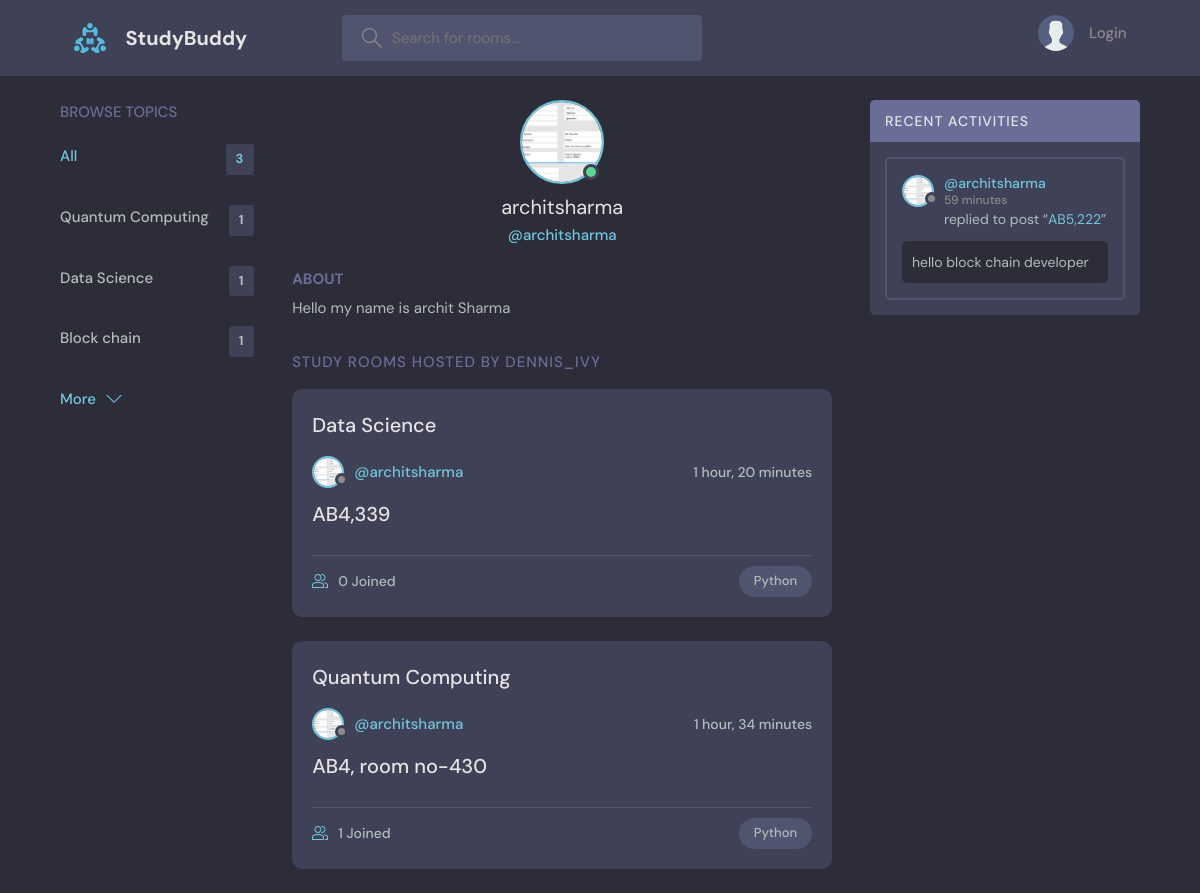
Screenshot of /user-profile/1 with the database file from the repository.
### base/models.py (models this page shows, shortened)
class Topic(models.Model):
    name = models.CharField(max_length=200)

class User(AbstractUser):
    name = models.CharField(max_length=200, null=True)
    email = models.EmailField(unique=True, null=True)
    bio = models.TextField(null=True)
    avatar = models.ImageField(null=True, default="avatar.svg")
    USERNAME_FIELD = 'email'
    REQUIRED_FIELDS = []

class Room(models.Model):
    host = models.ForeignKey(User, on_delete=models.SET_NULL, null=True)
    topic = models.ForeignKey(Topic, on_delete=models.SET_NULL, null=True)
    name = models.CharField(max_length=200)
    description = models.TextField(null=True, blank=True)
    participants = models.ManyToManyField(User,
                                          related_name="participants",
                                          blank=True)
    updated = models.DateTimeField(auto_now=True)
    created = models.DateTimeField(auto_now_add=True)
    class Meta:
        ordering = ['-updated', '-created']
    def __str__(self):
        return self.name

class Message(models.Model):
    user = models.ForeignKey(User, on_delete=models.CASCADE,related_name="messages")
    room = models.ForeignKey(Room, on_delete=models.CASCADE)
    body = models.TextField()
    updated = models.DateTimeField(auto_now=True)
    created = models.DateTimeField(auto_now_add=True)
    class Meta:
        ordering = ['-updated', '-created']

### base/views.py (the view)
# urls.py: path('user-profile/<int:user_id>', views.userProfile, name='user-profile'),
def userProfile(request, user_id):
    user = User.objects.get(pk=user_id)
    rooms = user.room_set.all()
    topics = Topic.objects.all()
    room_messages = user.messages.all()
    context = {
        'user': user,
        'rooms': rooms,
        'topics': topics,
        'room_messages': room_messages
    }
    return render(request, 'base/user_profile.html', context)

### base/templates/base/user_profile.html (shortened to what this page needs)
{% extends 'main.html' %}
{% block content %}
  <main class="profile-page layout layout--3">
    <div class="container">
      {% include 'base/topics_component.html' %}
      <div class="roomList">
        <div class="profile">
          <div class="profile__avatar">
            <div class="avatar avatar--large active">
              <img src="{{user.avatar.url }}" />
            </div>
          </div>
          <div class="profile__info">
            <h3>{{ user.username }}</h3>
            <p>@{{user.username }}</p>
          </div>
          <div class="profile__about">
            <h3>About</h3>
            <p>{{user.bio}}
            </p>
          </div>
        </div>
        <div class="roomList__header">
          <div>
            <h2>Study Rooms Hosted by dennis_ivy</a>
            </h2>
          </div>
        </div>
        {% include 'base/feed_component.html' %}
    </div>
    {% include 'base/recent_activities_component.html' %}
  </main>
{% endblock %}

### base/templates/base/topics_component.html
<div class="topics">
  <div class="topics__header">
    <h2>Browse Topics</h2>
  </div>
  <ul class="topics__list">
    <li>
      <a href="{% url 'base:home' %}" class="active"
        >All <span>{{ topics.count }}</span></a
      >
    </li>
    {% for topic in topics %}
    <li>
      <a href="{% url 'base:home' %}?q={{ topic.name }}"
        >{{ topic.name }} <span>{{ topic.room_set.all.count }}</span></a
      >
    </li>
    {% endfor %}
  </ul>
  <a class="btn btn--link" href="{% url 'base:topics' %}">
    More
    <svg
      version="1.1"
      xmlns="http://www.w3.org/2000/svg"
      width="32"
      height="32"
      viewBox="0 0 32 32"
    >
      <title>chevron-down</title>
      <path d="M16 21l-13-13h-3l16 16 16-16h-3l-13 13z"></path>
    </svg>
  </a>
</div>

### base/templates/base/feed_component.html (shortened to what this page needs)
{% for room in rooms %}
<div class="roomListRoom">
  <h1 class="roomListRoom-title">{{room.topic.name}}</h1>
  <div class="roomListRoom__header">
    <a href="{% url 'base:user-profile' room.host.id %}" class="roomListRoom__author">
      <div class="avatar avatar--small">
        <img src="{{ room.host.avatar.url }}" />
      </div>
      <span>@{{ room.host.username }}</span>
    </a>
    <div class="roomListRoom__actions">
      <span>{{ room.created | timesince }}</span>
    </div>
  </div>
  <div class="roomListRoom__content">
    <a href="{% url 'base:room' room.id %}">
      {{ room.name }}
    </a>
  </div>
  <div class="roomListRoom__meta">
    <a href="{% url 'base:room' room.id %}" class="roomListRoom__joined">
      {{ room.participants.all.count }} Joined
    </a>
    <p class="roomListRoom__topic">Python</p>
  </div>
</div>
{% endfor %}

### base/templates/base/recent_activities_component.html (shortened to what this page needs)
<div class="activities">
  <div class="activities__header">
    <h2>Recent Activities</h2>
  </div>
  {% for message in room_messages %}
  <div class="activities__box">
    <div class="activities__boxHeader roomListRoom__header">
      <a href="{% url 'base:user-profile' message.user.id %}" class="roomListRoom__author">
        <div class="avatar avatar--small">
          <img src="{{ message.user.avatar.url }}" />
        </div>
        <p>
          @{{ message.user.username }}
          <span>{{ message.created | timesince }}</span>
        </p>
      </a>
    </div>
    <div class="activities__boxContent">
      <p>
        replied to post “<a href="{% url 'base:room' message.room.id %}">{{ message.room }}</a>”
      </p>
      <div class="activities__boxRoomContent">
        {{ message.body }}
      </div>
    </div>
  </div>
  {% endfor %}
</div>

### rows the page displays
Topic: name "Quantum Computing", room_set.all.count "1"
Topic: name "Data Science", room_set.all.count "1"
Topic: name "Block chain", room_set.all.count "1"
User: avatar (picture), username "architsharma", bio "Hello my name is archit Sharma"
Room: topic.name "Data Science", host.avatar (picture), host.username "architsharma", created "1 hour, 20 minutes", name "AB4,339", participants.all.count "0"
Room: topic.name "Quantum Computing", host.avatar (picture), host.username "architsharma", created "1 hour, 34 minutes", name "AB4, room no-430", participants.all.count "1"
Message: user.avatar (picture), user.username "architsharma", created "59 minutes", room "AB5,222", body "hello block chain developer"

### other values shown
{{ topics.count }} "3"
